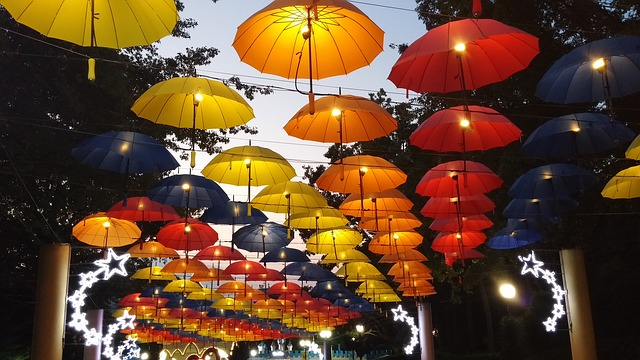
#> input picture images/umbrellas.jpg, 640 x 360 px
$ python exercise1c.py
#> lines starting #> are read from the running program, lines starting #| are printed output that depends on the picture
# exercise 1.c
from UZ_utils import *
import numpy as np
import cv2
from matplotlib import pyplot as plt

img = plt.imread('images/umbrellas.jpg') # 0-255
#> img is the input picture: shape (360, 640, 3); mean R, G, B 105.2, 72.9, 47.4
img = img.astype(np.float64) / 255 # conversion from uint8 to float64

cutoutr=img[130:260, 240:450, 0]
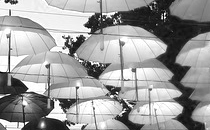
#> cutoutr: shape (130, 210) float64; min 0.00392, max 1, mean 0.613
cutoutg=img[130:260, 240:450, 1]
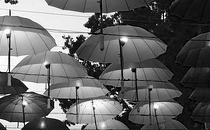
#> cutoutg: shape (130, 210) float64; min 0, max 1, mean 0.391
cutoutb=img[130:260, 240:450, 2]
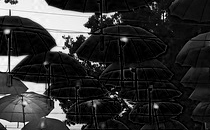
#> cutoutb: shape (130, 210) float64; min 0, max 1, mean 0.184

f = plt.figure()
f.add_subplot(2, 3, 1)
plt.imshow(cutoutr, cmap='gray')
plt.title("cutoutr")
f.add_subplot(2, 3, 2)
plt.imshow(cutoutg, cmap='gray')
plt.title("cutoutg")
f.add_subplot(2, 3, 3)
plt.imshow(cutoutb, cmap='gray')
plt.title("cutoutb")
f.add_subplot(2, 3, 5)
plt.imshow(img[130:260, 240:450, :])
plt.title("original")

plt.show()
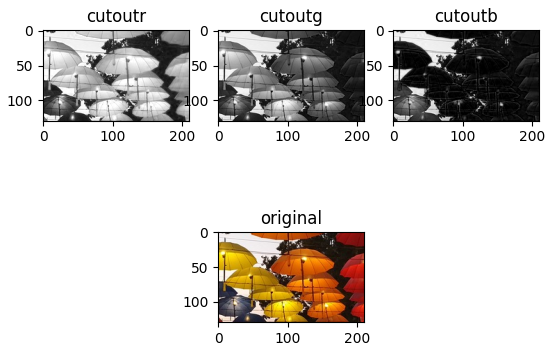
#> figure drawn by matplotlib, 4 panels

# Why would you use different color maps?
# Your algorithm does not care about colors, but other features of the image (intensity, edges, shapes,...)

$ run again, with images/bird.jpg copied over images/umbrellas.jpg
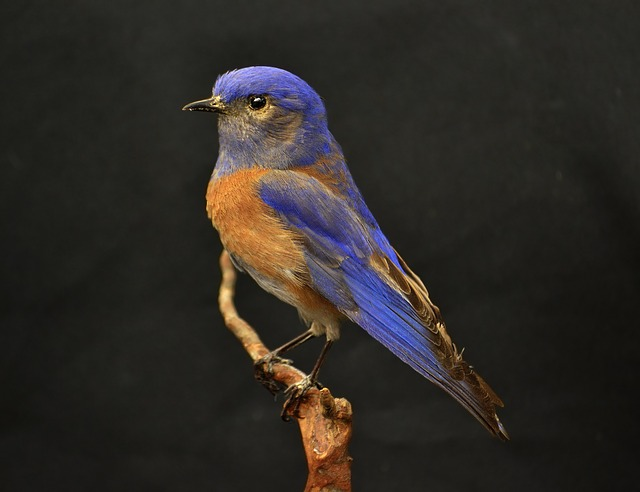
#> input picture images/bird.jpg, 640 x 492 px
#> img is the input picture: shape (492, 640, 3); mean R, G, B 46.1, 42.1, 37.6
#> `cutoutb=img[130:260, 240:450, 2]`:
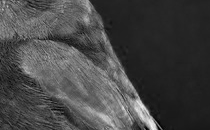
#> cutoutb: shape (130, 210) float64; min 0, max 0.965, mean 0.275
#> `plt.show()`:
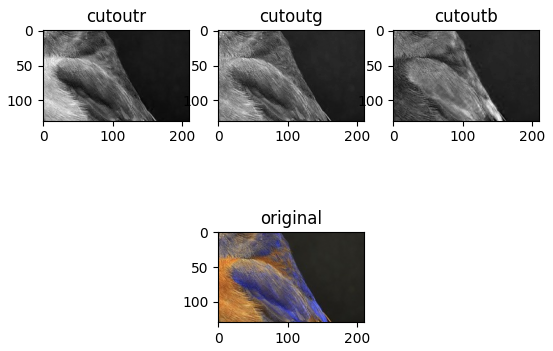
#> figure drawn by matplotlib, 4 panels
